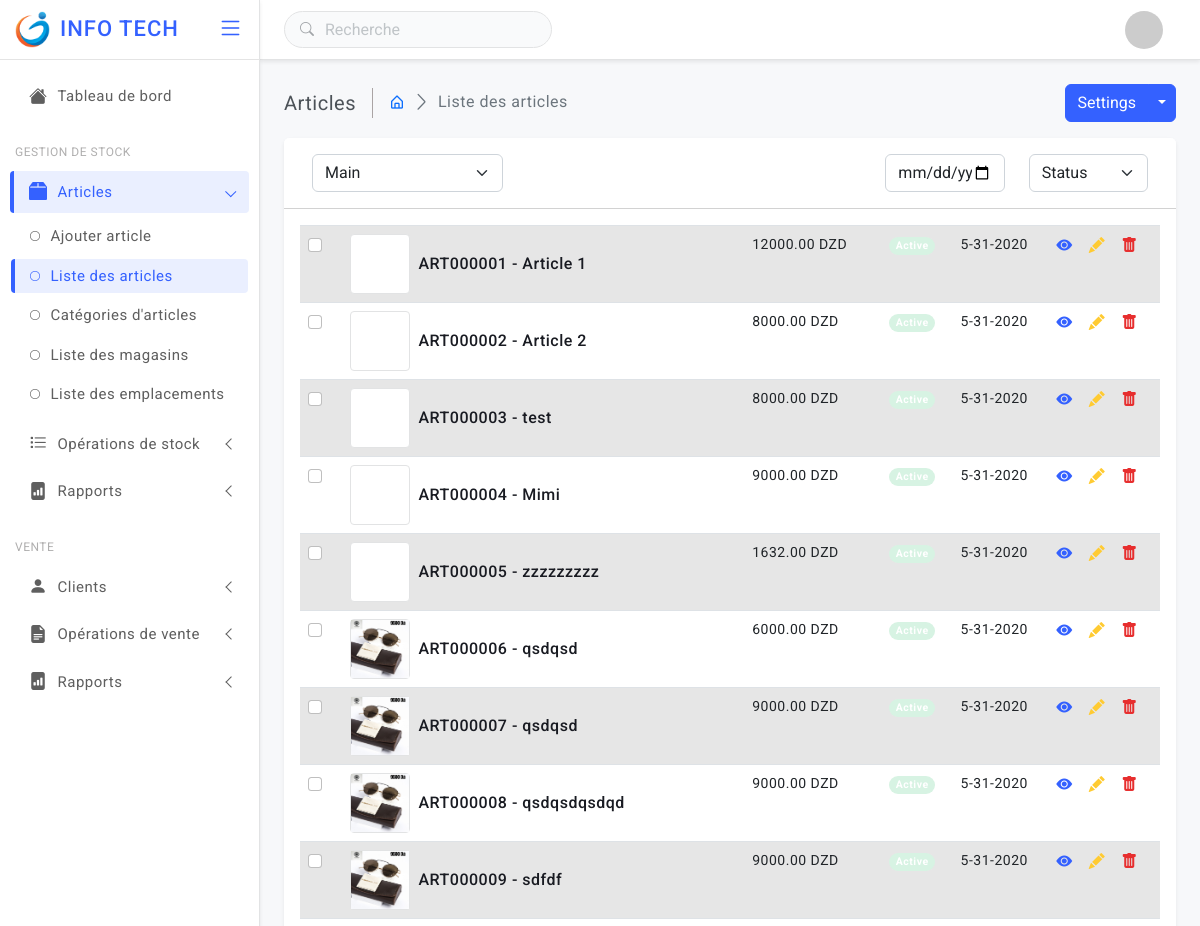
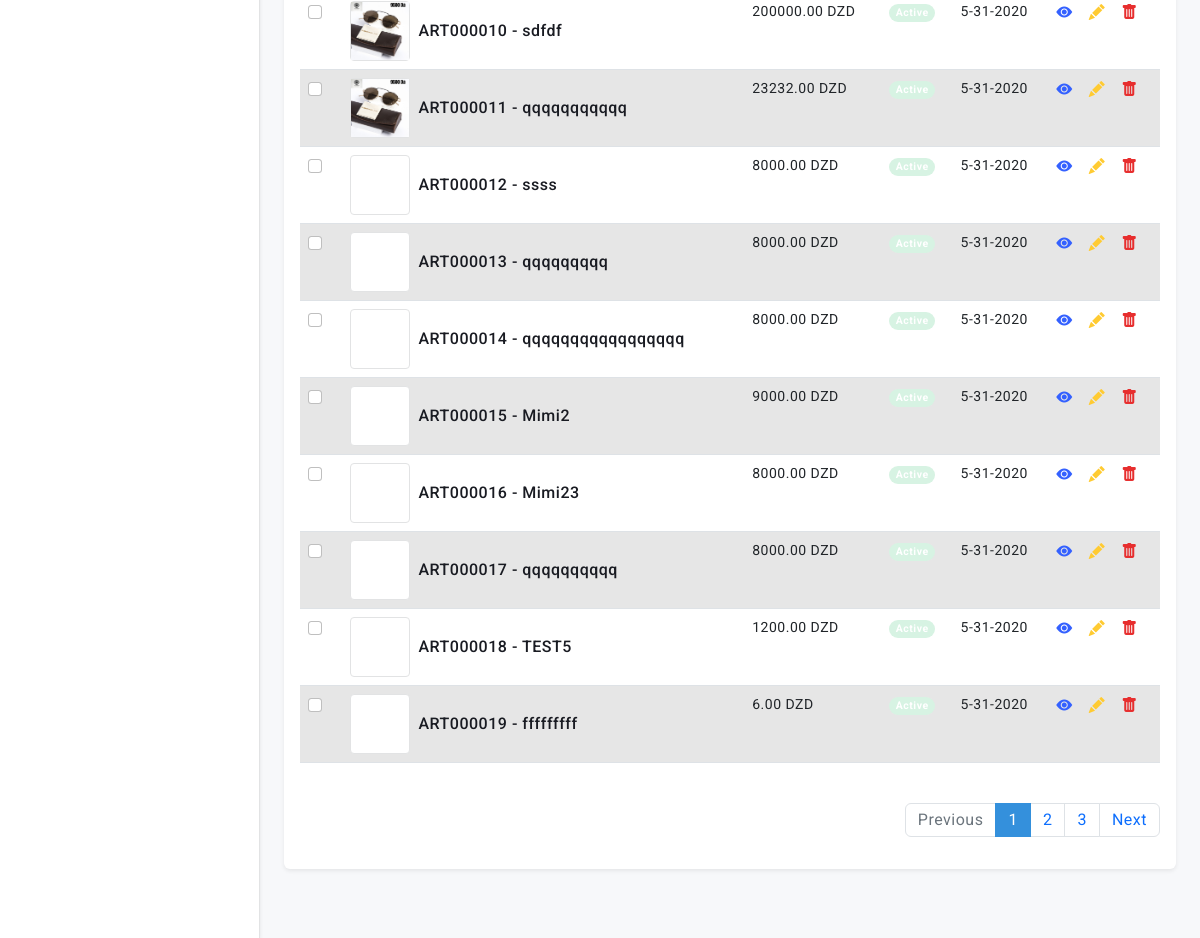
The app's page /controller/product_list.php (signed in) with its own data (2 pictures, top to bottom).
### tables this page shows
CREATE TABLE `PROD` (
  `id` int NOT NULL,
  `prodcode` varchar(50) NOT NULL,
  `prodname` varchar(200) DEFAULT NULL,
  `proddesc` varchar(1000) DEFAULT NULL,
  `prodimg` varchar(1000) DEFAULT NULL,
  `prodcat` int NOT NULL,
  `price` decimal(10,2) DEFAULT NULL
);

### www/controller/product_list.php (called while the page is built, shortened)
<?php
include("../model/database.php");
include("../model/product.php");
include("../model/categories.php");
$data = new connect;
$db = $data->db_connect();
$products = new produit;
$rows = $products->produit_get_all($db);
$cat = new categorie;
$categories = $cat->categories_get_all($db);
?>
<?php
    include("../view/layout/header_layout.php");
    include("../view/layout/top_header_layout.php");
    include("../view/layout/sidebar_layout.php");
    include("../view/product_list_view.php");
    include("../view/layout/footer.php") ?>

### www/model/categories.php (called while the page is built, shortened)
<?php
class categorie
{
    public function categories_get_all($db)
    {
        $requete = $db->prepare('select * from CATG');
        $requete->execute();
        $rows = $requete->fetchAll();
        return $rows;
    }
}
?>

### www/model/product.php (called while the page is built, shortened)
<?php
class produit
{
    public function produit_get_all($db)
    {
        $requete = $db->prepare('select * from PROD');
        $requete->execute();
        $rows = $requete->fetchAll();
        return $rows;
    }
}
?>

### www/view/product_list_view.php (the view, shortened to what this page needs)
<main class="page-content">
            <div class="page-breadcrumb d-none d-sm-flex align-items-center mb-3">
              <div class="breadcrumb-title pe-3">Articles</div>
              <div class="ps-3">
                <nav aria-label="breadcrumb">
                  <ol class="breadcrumb mb-0 p-0">
                    <li class="breadcrumb-item"><a href="javascript:;"><i class="bx bx-home-alt"></i></a>
                    </li>
                    <li class="breadcrumb-item active" aria-current="page">Liste des articles</li>
                  </ol>
                </nav>
              </div>
              <div class="ms-auto">
                <div class="btn-group">
                  <button type="button" class="btn btn-primary">Settings</button>
                  <button type="button" class="btn btn-primary split-bg-primary dropdown-toggle dropdown-toggle-split" data-bs-toggle="dropdown">	<span class="visually-hidden">Toggle Dropdown</span>
                  </button>
                </div>
              </div>
            </div>
              <div class="card">
                <div class="card-header py-3">
                  <div class="row align-items-center m-0">
                    <div class="col-md-3 col-12 me-auto mb-md-0 mb-3">
                        <select class="form-select">
                          <?php foreach ($categories as $key => $categorie) {?>
                          <option value="<?php echo $categorie['id'] ?>"><?php echo $categorie['CATD'] ?></option>
                          <?php } ?>
                        </select>
                    </div>
                    <div class="col-md-2 col-6">
                        <input type="date" class="form-control">
                    </div>
                    <div class="col-md-2 col-6">
                        <select class="form-select">
                            <option>Status</option>
                        </select>
                    </div>
                 </div>
                </div>
                <div class="card-body">
                  <div class="table-responsive">
                    <table class="table align-middle table-striped">
                      <tbody>
                        <?php foreach ($rows as $key => $row) {?>
                        <tr>
                          <td>
                            <div class="form-check">
                              <input class="form-check-input" type="checkbox">
                            </div>
                          </td>
                          <td class="productlist">
                            <a class="d-flex align-items-center gap-2" href="#">
                              <div class="product-box">
                                  <img src="../public/img/products/<?php echo $row['prodimg'] ?>" alt="">
                              </div>
                              <div>
                                  <h6 class="mb-0 product-title"><?php echo $row['prodcode'] ?> - <?php echo $row['prodname'] ?></h6>
                              </div>
                             </a>
                          </td>
                          <td><span><?php echo $row['price'] ?> DZD</span></td>
                          <td><span class="badge rounded-pill alert-success">Active</span></td>
                          <td><span>5-31-2020</span></td>
                          <td>
                            <div class="d-flex align-items-center gap-3 fs-6">
                              <a href="javascript:;" class="text-primary" data-bs-toggle="tooltip" data-bs-placement="bottom" title="" data-bs-original-title="View detail" aria-label="Views"><i class="bi bi-eye-fill"></i></a>
                              <a href="javascript:;" class="text-warning" data-bs-toggle="tooltip" data-bs-placement="bottom" title="" data-bs-original-title="Edit info" aria-label="Edit"><i class="bi bi-pencil-fill"></i></a>
                              <a href="javascript:;" class="text-danger" data-bs-toggle="tooltip" data-bs-placement="bottom" title="" data-bs-original-title="Delete" aria-label="Delete"><i class="bi bi-trash-fill"></i></a>
                            </div>
                          </td>
                        </tr>
                        <?php } ?>
                      </tbody>
                    </table>
                  </div>
            <nav class="float-end mt-4" aria-label="Page navigation">
              <ul class="pagination">
                <li class="page-item disabled"><a class="page-link" href="#">Previous</a></li>
                <li class="page-item active"><a class="page-link" href="#">1</a></li>
                <li class="page-item"><a class="page-link" href="#">2</a></li>
                <li class="page-item"><a class="page-link" href="#">3</a></li>
                <li class="page-item"><a class="page-link" href="#">Next</a></li>
              </ul>
            </nav>
  </div>
</div>
 </main>

### www/public/assets/css/style.css (style rules this page uses)
body { font-size: 14px; color: #4c5258; letter-spacing: .5px; font-family: Roboto, sans-serif; background-color: #f7f8fa; overflow-x: hidden; }
a { text-decoration: none; }
::placeholder { opacity: 0.4 !important; }
.page-content { margin-left: 260px; margin-top: 60px; padding: 1.5rem; transition: all .2s; }
.table-responsive { white-space: nowrap; }
.product-box { width: 52px; height: 52px; display: flex; align-items: center; justify-content: center; border-radius: 10px; cursor: pointer; background-color: #ffffff; }
.product-box img { width: 100%; }
.productlist .product-box { width: 60px; height: 60px; display: flex; align-items: center; justify-content: center; border-radius: 0.25rem; border: 1px solid #e2e3e4; background-color: #ffffff; }
.productlist .product-box img { width: 100% }
.productlist .product-title { color: rgb(25, 27, 34); }
.breadcrumb-title { font-size: 20px; border-right: 1.5px solid #aaa4a4; }
.page-breadcrumb .breadcrumb-item+.breadcrumb-item::before { display: inline-block; padding-right: .5rem; color: #6c757d; font-family: LineIcons; content: "\ea5c"; }
.page-breadcrumb .breadcrumb li.breadcrumb-item { font-size: 16px; }

### records on screen
prod: prodcode "ART000001", prodname "Article 1", price "12000.00"
prod: prodcode "ART000002", prodname "Article 2", price "8000.00"
prod: prodcode "ART000003", prodname "test", price "8000.00"
prod: prodcode "ART000004", prodname "Mimi", price "9000.00"
prod: prodcode "ART000005", prodname "zzzzzzzzz", price "1632.00"
prod: prodimg (picture), prodcode "ART000006", prodname "qsdqsd", price "6000.00"
prod: prodimg (picture), prodcode "ART000007", prodname "qsdqsd", price "9000.00"
prod: prodimg (picture), prodcode "ART000008", prodname "qsdqsdqsdqd", price "9000.00"
prod: prodimg (picture), prodcode "ART000009", prodname "sdfdf", price "9000.00"
prod: prodimg (picture), prodcode "ART000010", prodname "sdfdf", price "200000.00"
prod: prodimg (picture), prodcode "ART000011", prodname "qqqqqqqqqqq", price "23232.00"
prod: prodcode "ART000012", prodname "ssss", price "8000.00"
prod: prodcode "ART000013", prodname "qqqqqqqqq", price "8000.00"
prod: prodcode "ART000014", prodname "qqqqqqqqqqqqqqqqq", price "8000.00"
prod: prodcode "ART000015", prodname "Mimi2", price "9000.00"
prod: prodcode "ART000016", prodname "Mimi23", price "8000.00"
prod: prodcode "ART000017", prodname "qqqqqqqqqq", price "8000.00"
prod: prodcode "ART000018", prodname "TEST5", price "1200.00"
prod: prodcode "ART000019", prodname "fffffffff", price "6.00"

### other values on screen
form field value "Main"
